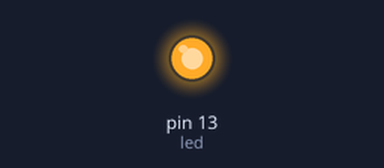
The sketch below on a simulated Arduino Uno, built with avr-gcc and run on an emulated ATmega328P. Parts: output pins drawn as LEDs (lit = HIGH).

Above: at 4.5 s.
At 5.5 s:
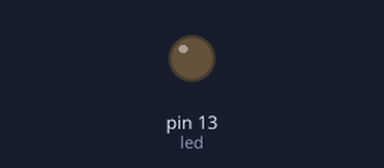
Timing chart, 0 to 7.8 s (numbered marks = the images above):
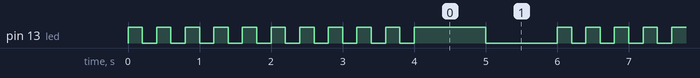

The sketch:

blink_4_ciclo_for.ino
```cpp
/*
  Blink v4: while loop

 Accensione e spegnimanto di un LED utilizzando un ciclo
 iterativo while per comandare il lampeggio.

 */

const int led   = 13;   // LED OnBoard


// /////////////////
// Setup: eseguita una volta sola all'accensione della scheda
void setup() {
  // initialize the digital pin as an output.
  pinMode(led, OUTPUT);
}

// ///////////////
// loop: Le istruzioni vengono eseguite all'infinito
void loop() {
for (int i = 0; i < 10; i++) {
// (Definizione iteratore, condizione di verifica, gestione dell'iteratore)
// Operatore ternario (3 elementi)

   rapido(); // Unica istruzione
  }

lento();
}

// Funzioni create dall'utente:
void rapido() {
  // Accende e spegne rapidamente il LED
  int breve = 200;
  // sequenze di istruzione: accendere e spegnere il LED
  digitalWrite(led, HIGH);    // Mette il PIN del LED in stato acceso
  delay(breve);               // Pausa
  digitalWrite(led, LOW);     // Mette il PIN del LED in stato spento
  delay(breve);               // Pausa
}


void lento() {
  // Accende e spegne lentamente il LED
  int lunga = 1000;
  // sequenze di istruzione: accendere e spegnere il LED
  digitalWrite(led, HIGH);    // Mette il PIN del LED in stato spento)
  delay(lunga);               // Pausa
  digitalWrite(led, LOW);     // Mette il PIN del LED in stato spento
  delay(lunga);               // Pausa
}
```

Measured:
- by itself, pin 13 (led): moves between LOW and HIGH, repeating every 6.0 s
- by itself, everything shown: repeats every 6.0 s, in 22 steps
